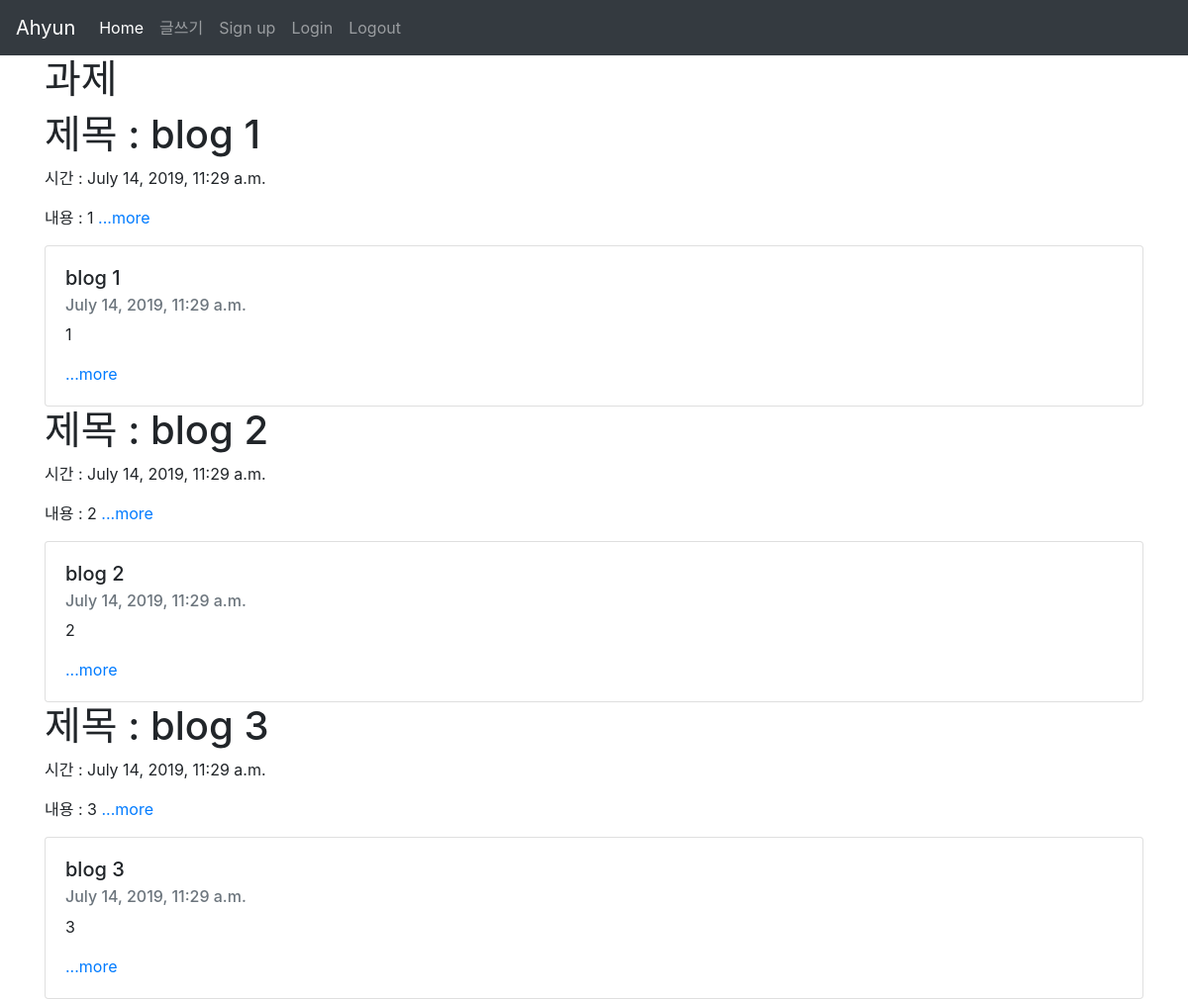
Before: / with the older database file.
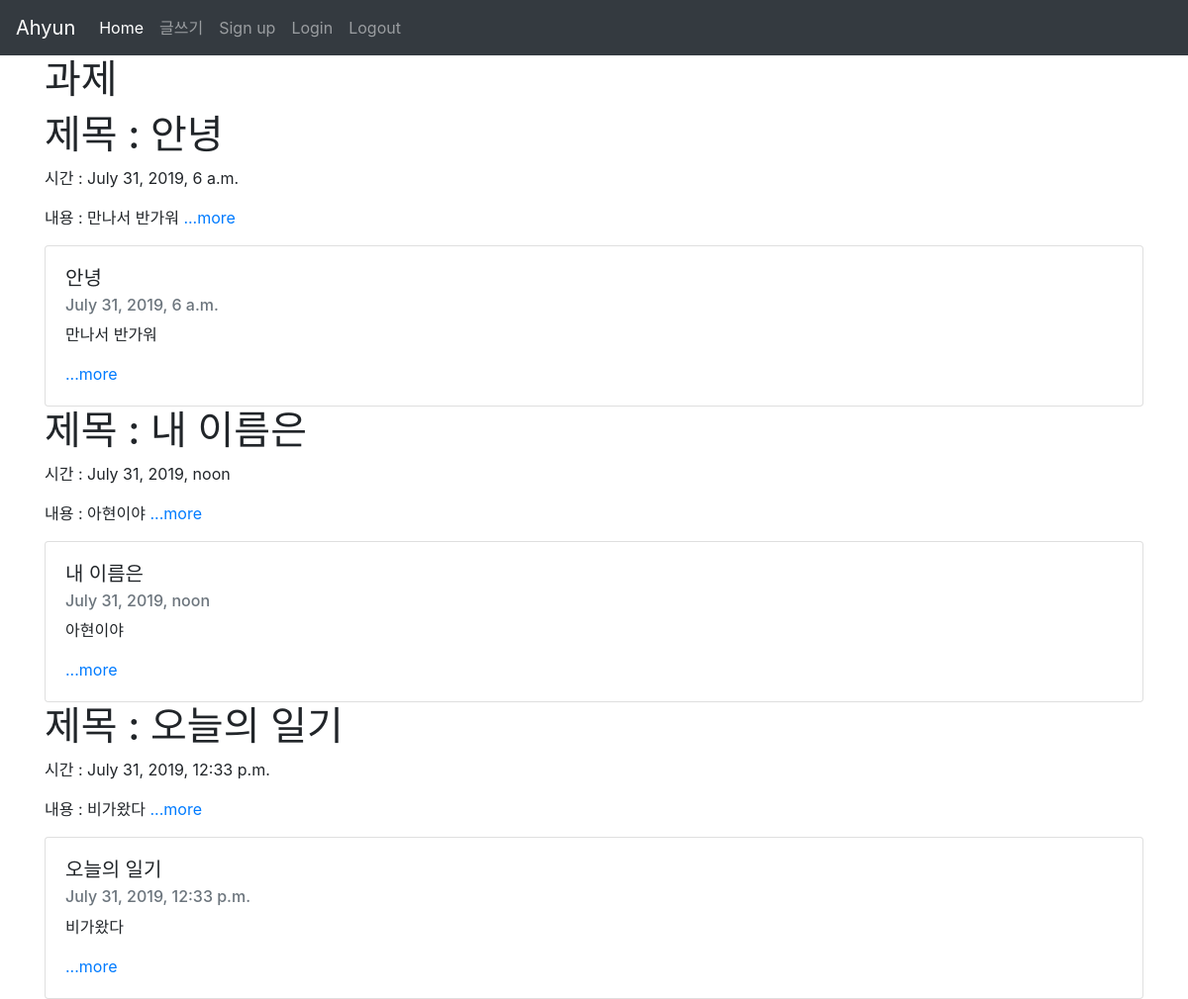
After: the same page with the newer database file.
### blog/models.py (models this page shows, shortened)
class Blog(models.Model):
    title = models.CharField(max_length = 200)
    pub_date = models.DateTimeField('date published!')
    body = models.TextField()

### blog/views.py (the view)
# urls.py: 2. Add a URL to urlpatterns:  path('', views.home, name='home')
def home(request):
    blogs = Blog.objects
    return render(request, 'home.html', {'blogs':blogs})

### blog/templates/home.html (shortened to what this page needs)
{%extends 'base.html'%}
{%block content%}
        <div class="container">
            <h1>과제</h1>
                    {% for blog in blogs.all %}
                    <h1>제목 : {{ blog.title }}</h1>
                    <p>시간 : {{ blog.pub_date }}</p>
                    <p>내용 : {{ blog.body }} <a href = "{% url 'detail' blog.id %}"> ...more </a></p>
                    <div class="card">
                        <div class="card-body">
                            <h5 class="card-title">{{ blog.title }}</h5>
                            <h6 class="card-subtitle mb-2 text-muted">{{ blog.pub_date }}</h6>
                            <p class="card-text">{{ blog.body }}</p>
                            <a href="{% url 'detail' blog.id %}" class="card-link">...more</a>
                        </div>
                    </div>
                    {% endfor %}
                    </div>
    </body>
    {%endblock%}

### secondproject/templates/base.html (shortened to what this page needs)
<head>
        <link rel="stylesheet" href="https://stackpath.bootstrapcdn.com/bootstrap/4.3.1/css/bootstrap.min.css">
       </head>
       <body>
                  <nav class="navbar navbar-expand-lg navbar-dark bg-dark">
               <a class="navbar-brand" href="#">Ahyun</a>
               <div class="collapse navbar-collapse" id="navbarNavAltMarkup">
                 <div class="navbar-nav">
                   <a class="nav-item nav-link active" href="#">Home <span class="sr-only">(current)</span></a>
                   <a class="nav-item nav-link" href="{% url 'new' %}">글쓰기</a>
                   <a class="nav-item nav-link" href="{% url 'signup' %}">Sign up</a>
                   <a class="nav-item nav-link" href="{% url 'login' %}">Login</a>
                   <a class="nav-item nav-link" href="{% url 'logout' %}">Logout</a>
                 </div>
               </div>
             </nav>
       {%block content%}
       {%endblock%}
       </body>

Changed rows visible on the page:
removed Blog: title "blog 2", pub_date "July 14, 2019, 11:29 a.m.", body "2"
removed Blog: title "blog 3", pub_date "July 14, 2019, 11:29 a.m.", body "3"
changed Blog: title "blog 1" → "안녕"; pub_date "July 14, 2019, 11:29 a.m." → "July 31, 2019, 6 a.m."; body "1" → "만나서 반가워"
added Blog: title "내 이름은", pub_date "July 31, 2019, noon", body "아현이야"
added Blog: title "오늘의 일기", pub_date "July 31, 2019, 12:33 p.m.", body "비가왔다"
